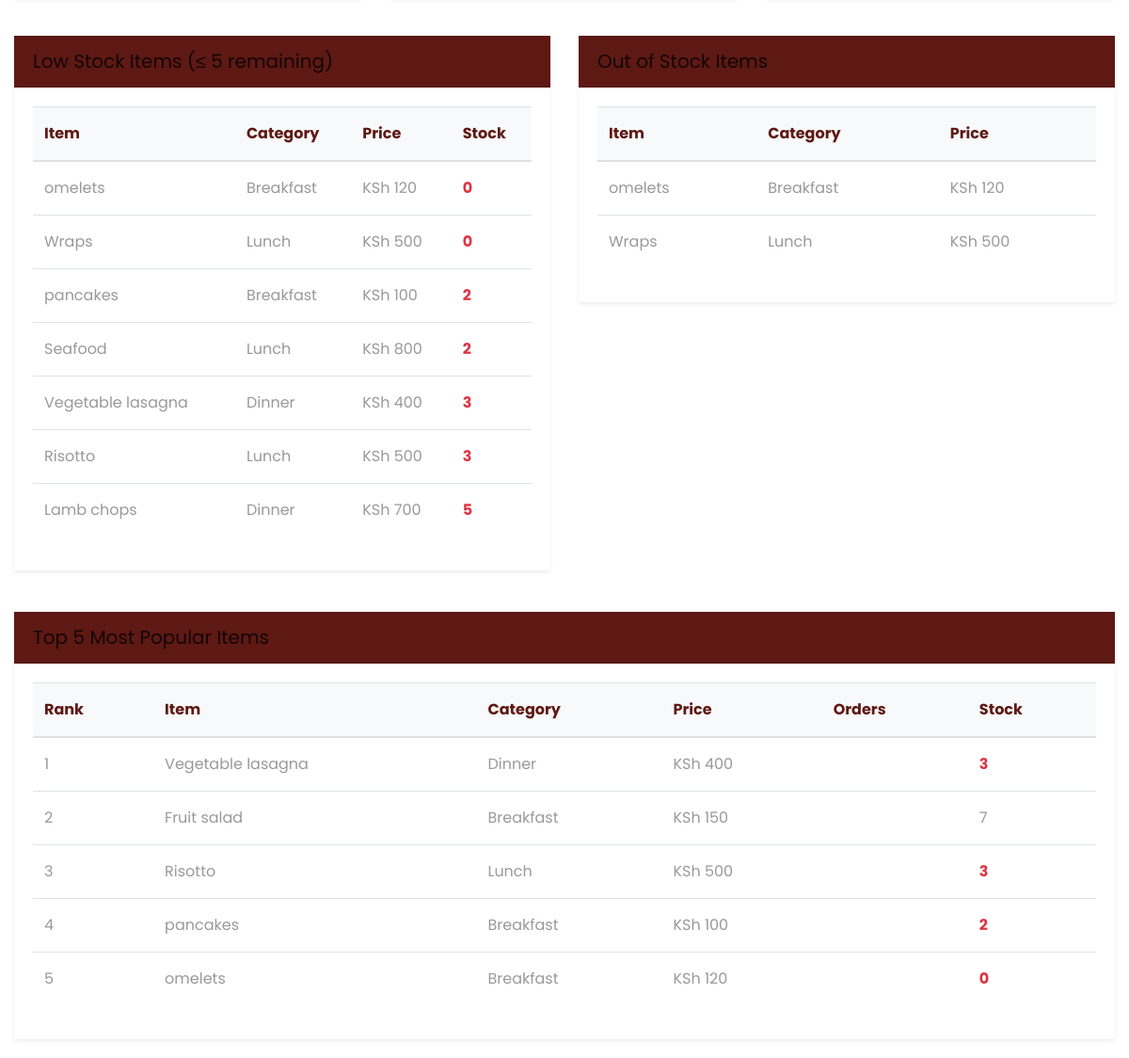
Page /reports/ (signed in, lower part) on the earlier database version.
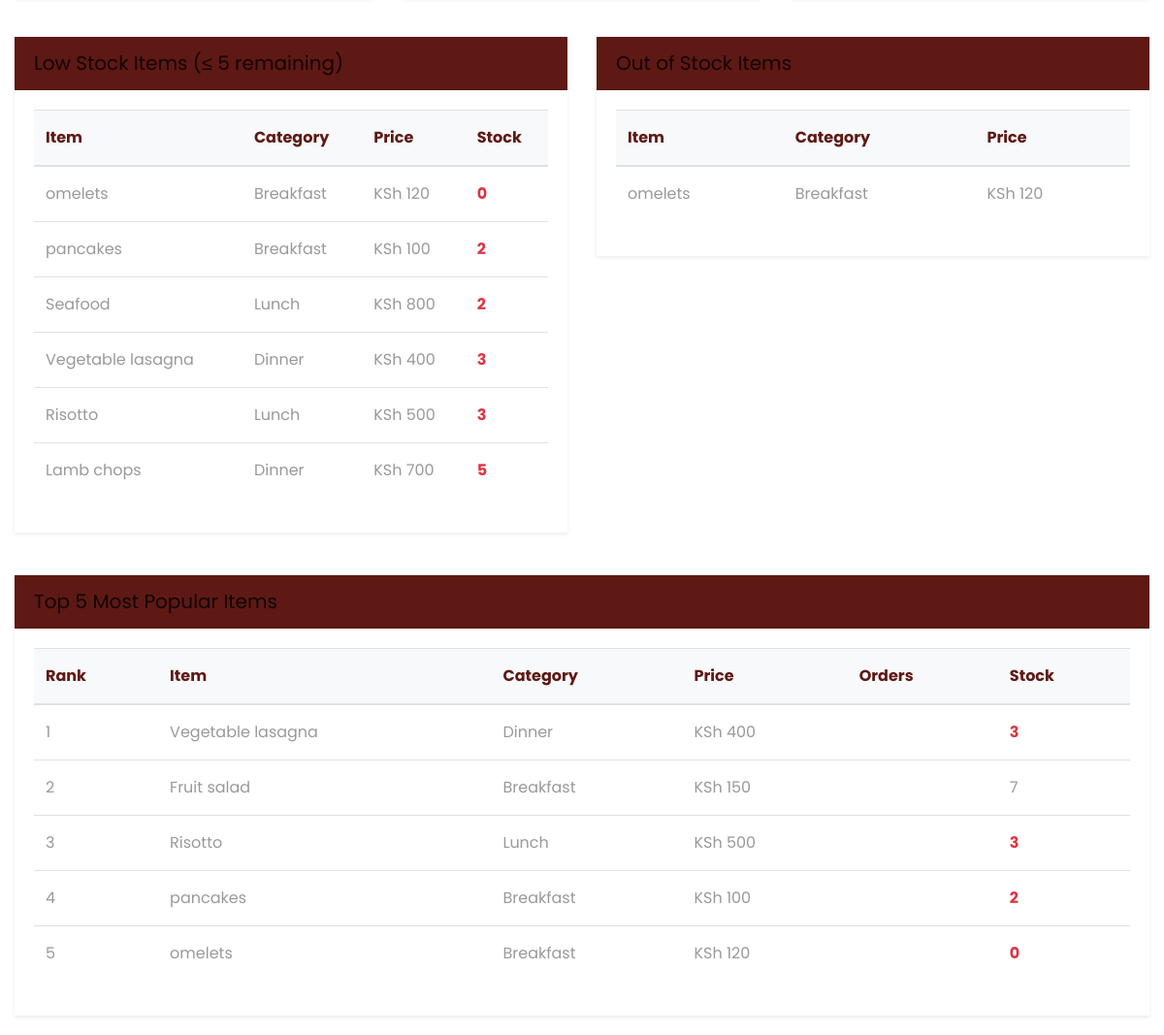
Same page on the later database version.
### restaurant/models.py (models this page shows, shortened)
class Ourmenu(models.Model):
    category_options = [
        ('breakfast', 'Breakfast'),
        ('lunch', 'Lunch'),
        ('dinner', 'Dinner'),
        ('dessert', 'Dessert'),
        ('winecard', 'Winecard'),
        ('drinks', 'Drinks')
    ]
    foodname = models.CharField(max_length=50, blank=False, null=False)
    category = models.CharField(max_length=50, choices=category_options, default='dinner')
    foodimage = models.ImageField(upload_to='ourmenu')
    description = models.CharField(max_length=200, blank=False, null=False)
    price = models.PositiveIntegerField()
    stock = models.PositiveIntegerField(default=10)

### restaurant/views.py (the view)
# urls.py: path('reports/', reports, name='reports'),
@login_required
@user_passes_test(is_admin)
def reports(request):
    today = timezone.now().date()
    start_date = request.GET.get('start_date', today.strftime('%Y-%m-%d'))
    end_date = request.GET.get('end_date', today.strftime('%Y-%m-%d'))
    try:
        start_date = datetime.strptime(start_date, '%Y-%m-%d').date()
        end_date = datetime.strptime(end_date, '%Y-%m-%d').date()
    except (ValueError, TypeError):
        start_date = today
        end_date = today
    period_days = (end_date - start_date).days + 1
    previous_start = start_date - timedelta(days=period_days)
    previous_end = start_date - timedelta(days=1)
    last_7_days = today - timedelta(days=7)
    this_month_start = today.replace(day=1)
    current_orders = Order.objects.filter(order_date__date__gte=start_date, order_date__date__lte=end_date)
    previous_orders = Order.objects.filter(order_date__date__gte=previous_start, order_date__date__lte=previous_end)
    current_orders_count = current_orders.count()
    previous_orders_count = previous_orders.count()
    daily_orders = Order.objects.filter(order_date__date=today).count()
    weekly_orders = Order.objects.filter(order_date__date__gte=last_7_days).count()
    monthly_orders = Order.objects.filter(order_date__date__gte=this_month_start).count()
    current_revenue = current_orders.annotate(
        order_total=F('menu_item__price') * F('quantity')
    ).aggregate(total=Sum('order_total'))['total'] or 0
    previous_revenue = previous_orders.annotate(
        order_total=F('menu_item__price') * F('quantity')
    ).aggregate(total=Sum('order_total'))['total'] or 0
    daily_revenue = Order.objects.filter(order_date__date=today).annotate(
        order_total=F('menu_item__price') * F('quantity')
    ).aggregate(total=Sum('order_total'))['total'] or 0
    weekly_revenue = Order.objects.filter(order_date__date__gte=last_7_days).annotate(
        order_total=F('menu_item__price') * F('quantity')
    ).aggregate(total=Sum('order_total'))['total'] or 0
    monthly_revenue = Order.objects.filter(order_date__date__gte=this_month_start).annotate(
        order_total=F('menu_item__price') * F('quantity')
    ).aggregate(total=Sum('order_total'))['total'] or 0
    revenue_change = ((current_revenue - previous_revenue) / previous_revenue) * 100 if previous_revenue else 0
    orders_change = ((
                                 current_orders_count - previous_orders_count) / previous_orders_count) * 100 if previous_orders_count else 0
    current_reservations_count = Reservation.objects.filter(date__gte=start_date, date__lte=end_date).count()
    previous_reservations_count = Reservation.objects.filter(date__gte=previous_start, date__lte=previous_end).count()
    daily_reservations = Reservation.objects.filter(date=today).count()
    weekly_reservations = Reservation.objects.filter(date__gte=last_7_days).count()
    monthly_reservations = Reservation.objects.filter(date__gte=this_month_start).count()
    reservation_change = ((
                                      current_reservations_count - previous_reservations_count) / previous_reservations_count) * 100 if previous_reservations_count else 0
    low_stock_items = Ourmenu.objects.filter(stock__lte=5).order_by('stock')
    out_of_stock_items = Ourmenu.objects.filter(stock=0)
    popular_items = Ourmenu.objects.annotate(
        total_ordered=Sum('order__quantity')
    ).order_by('-total_ordered')[:5]
    context = {
        'daily_orders': daily_orders,
        'weekly_orders': weekly_orders,
        'monthly_orders': monthly_orders,
        'daily_revenue': daily_revenue,
        'weekly_revenue': weekly_revenue,
        'monthly_revenue': monthly_revenue,
        'daily_reservations': daily_reservations,
        'weekly_reservations': weekly_reservations,
        'monthly_reservations': monthly_reservations,
        'current_orders_count': current_orders_count,
        'current_reservations_count': current_reservations_count,
        'current_revenue': current_revenue,
        'revenue_change': revenue_change,
        'orders_change': orders_change,
        'reservation_change': reservation_change,
        'previous_orders_count': previous_orders_count,
        'previous_reservations_count': previous_reservations_count,
        'previous_revenue': previous_revenue,
        'period_days': period_days,
        'low_stock_items': low_stock_items,
        'out_of_stock_items': out_of_stock_items,
        'popular_items': popular_items,
        'today': today.strftime('%Y-%m-%d'),
        'start_date': start_date.strftime('%Y-%m-%d'),
        'end_date': end_date.strftime('%Y-%m-%d'),
    }
    return render(request, 'reports.html', context)

### restaurant/views.py (called while the page is built)
def is_admin(user):
    return user.is_superuser

### restaurant/templates/reports.html (shortened to what the changed rows need)
{% extends 'common.html' %}
{% load static %}
{% block body %}
<div class="container mt-5">
    <div class="row mb-4">
        <div class="col-md-6">
            <div class="card shadow-sm">
                <div class="card-body">
                    {% if low_stock_items %}
                    <div class="table-responsive">
                        <table class="table table-hover">
                            <thead>
                                <tr>
                                    <th>Item</th>
                                    <th>Category</th>
                                    <th>Price</th>
                                    <th>Stock</th>
                                </tr>
                            </thead>
                            <tbody>
                                {% for item in low_stock_items %}
                                <tr>
                                    <td>{{ item.foodname }}</td>
                                    <td>{{ item.get_category_display }}</td>
                                    <td>KSh {{ item.price }}</td>
                                    <td class="text-danger font-weight-bold">{{ item.stock }}</td>
                                </tr>
                                {% endfor %}
                            </tbody>
                        </table>
                    </div>
                    {% else %}
                    <div class="alert alert-success">
                        <i class="fas fa-check-circle"></i> No low stock items!
                    </div>
                    {% endif %}
                </div>
            </div>
        </div>
        <div class="col-md-6">
            <div class="card shadow-sm">
                <div class="card-body">
                    {% if out_of_stock_items %}
                    <div class="table-responsive">
                        <table class="table table-hover">
                            <thead>
                                <tr>
                                    <th>Item</th>
                                    <th>Category</th>
                                    <th>Price</th>
                                </tr>
                            </thead>
                            <tbody>
                                {% for item in out_of_stock_items %}
                                <tr>
                                    <td>{{ item.foodname }}</td>
                                    <td>{{ item.get_category_display }}</td>
                                    <td>KSh {{ item.price }}</td>
                                </tr>
                                {% endfor %}
                            </tbody>
                        </table>
                    </div>
                    {% else %}
                    <div class="alert alert-success">
                        <i class="fas fa-check-circle"></i> All items are in stock!
                    </div>
                    {% endif %}
                </div>
            </div>
        </div>
    </div>
    <div class="row">
        <div class="col-md-12">
            <div class="card shadow-sm">
                <div class="card-body">
                    {% if popular_items %}
                    <div class="table-responsive">
                        <table class="table table-hover">
                            <thead>
                                <tr>
                                    <th>Rank</th>
                                    <th>Item</th>
                                    <th>Category</th>
                                    <th>Price</th>
                                    <th>Orders</th>
                                    <th>Stock</th>
                                </tr>
                            </thead>
                            <tbody>
                                {% for item in popular_items %}
                                <tr>
                                    <td>{{ forloop.counter }}</td>
                                    <td>{{ item.foodname }}</td>
                                    <td>{{ item.get_category_display }}</td>
                                    <td>KSh {{ item.price }}</td>
                                    <td>{{ item.order_count }}</td>
                                    <td {% if item.stock <= 5 %}class="text-danger font-weight-bold"{% endif %}>
                                        {{ item.stock }}
                                    </td>
                                </tr>
                                {% endfor %}
                            </tbody>
                        </table>
                    </div>
                    {% else %}
                    <div class="alert alert-warning">
                        <i class="fas fa-info-circle"></i> No order data available yet.
                    </div>
                    {% endif %}
                </div>
            </div>
        </div>
    </div>
</div>
<link rel="stylesheet" href="https://cdnjs.cloudflare.com/ajax/libs/font-awesome/5.15.4/css/all.min.css">
{% endblock %}

Differences in the rows shown:
no longer on this page (row edited): Ourmenu: foodname "Wraps", category "Lunch", price "500", stock "0"
